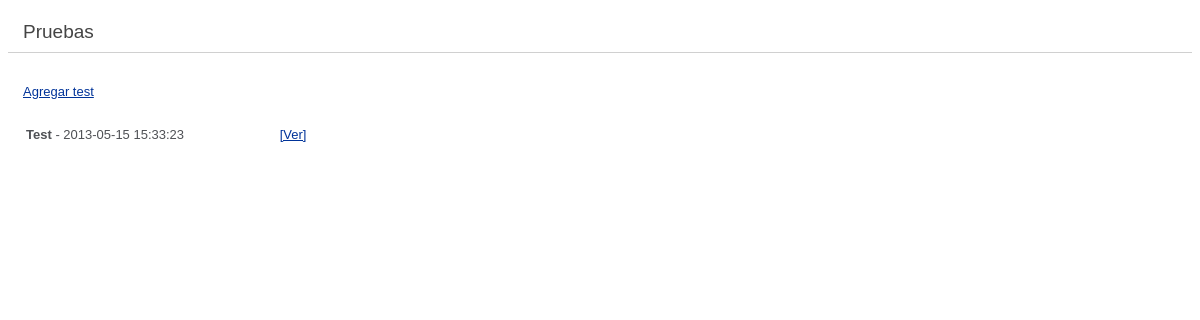
Before: /index.php/tests with the older database file.
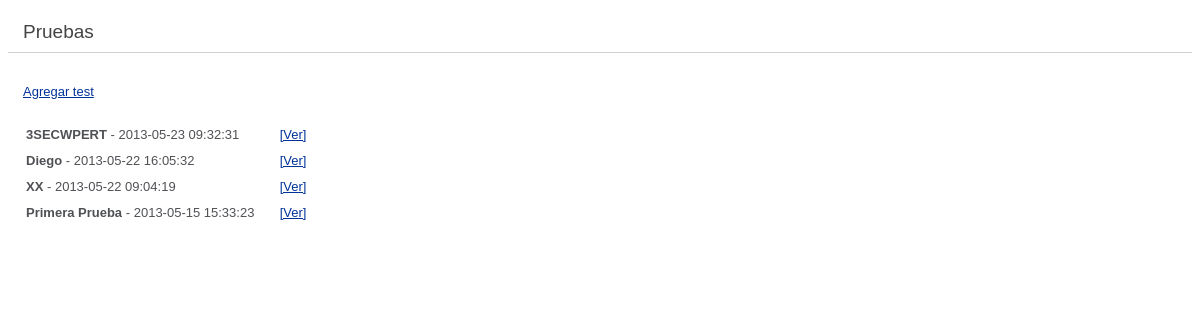
After: the same page with the newer database file.
### tables this page shows
CREATE TABLE `test` (
  `id` int(10) unsigned NOT NULL auto_increment,
  `name` varchar(25) NOT NULL,
  `date` datetime NOT NULL,
  `disturbance` smallint(2) NOT NULL,
  `exposure` int(10) NOT NULL,
  PRIMARY KEY  (`id`)
);

### application/controllers/tests.php (called while the page is built, shortened)
<?php
class Tests extends CI_Controller {
	public function __construct()
	{
		$this->load->model('tests_model');
	}
	public function index()
	{
		$data['tests'] = $this->tests_model->get();
		$data['title'] = 'Pruebas';
		$this->load->view('templates/header', $data);
		$this->load->view('tests/index', $data);
		$this->load->view('templates/footer');
	}
}

### index.php (called while the page is built, shortened)
<?php
require_once BASEPATH.'core/CodeIgniter.php';

### application/models/tests_model.php (called while the page is built, shortened)
<?php
class Tests_model extends CI_Model {
	public function get() {
		$this->db->from('test')->order_by("date", "desc");
		return $this->db->get()->result_array();
	}
}

### application/views/tests/index.php (the view)
<div id="main" style="text-align: center; height:100%; text-align:left; padding:15px">
	<div>
		<a href="<?php echo site_url("tests/add");?>" id="btn-add">Agregar test</a><br/><br/>
	</div>
	<div id="gallery" style="text-align:left">
	<?php
	if (sizeof($tests) > 0) :
		foreach ($tests as $test): ?>
			<div id="test-item" style="padding:3px; ">
				<div id="test-info" style="inline-block; width: 250px; display:inline-block;">
					<?php echo "<strong>" . $test['name'] . '</strong> - ' . $test['date']?>
				</div>
				<div id="test-actions" style="display:inline-block;">
					<a href="<?php echo site_url("tests/" . $test['id']);?>">[Ver]</a>
				</div>
			</div>
			<?php
		endforeach;
	else:
		echo "A&uacute;n no hay pruebas";
	endif;
	?>
	</div>
</div>

### application/views/templates/header.php (shortened to what this page needs)
<html>
<head>
<link rel="stylesheet"
	href="http://code.jquery.com/ui/1.10.3/themes/smoothness/jquery-ui.css" />
</head>
<body>
	<h1>
		<?php echo $title?>
	</h1>

### application/views/templates/footer.php
</body>
</html>

### application/views/templates/header.php (style rules this page uses)
body { background-color: #fff; font: 13px/20px normal Helvetica, Arial, sans-serif; color: #4F5155; }
a { color: #003399; background-color: transparent; font-weight: normal; }
h1 { color: #444; background-color: transparent; border-bottom: 1px solid #D0D0D0; font-size: 19px; font-weight: normal; margin: 0 0 14px 0; padding: 14px 15px 10px 15px; }

Changed rows visible on the page:
added test: name "3SECWPERT", date "2013-05-23 09:32:31"
added test: name "Diego", date "2013-05-22 16:05:32"
added test: name "XX", date "2013-05-22 09:04:19"
changed test: name "Test" → "Primera Prueba"
